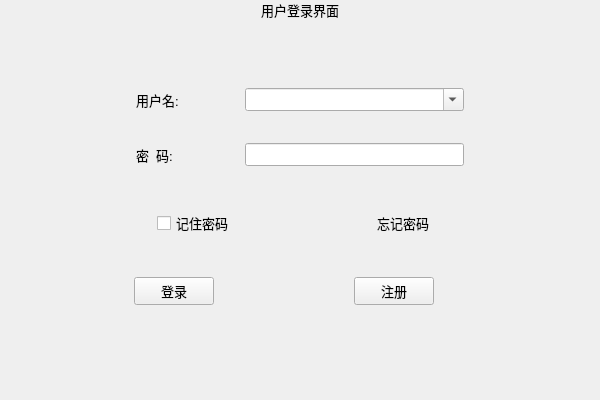
<?xml version="1.0" encoding="UTF-8"?>
<ui version="4.0">
 <class>ui_login</class>
 <widget class="QMainWindow" name="ui_login">
  <property name="geometry">
   <rect>
    <x>0</x>
    <y>0</y>
    <width>600</width>
    <height>400</height>
   </rect>
  </property>
  <property name="font">
   <font>
    <pointsize>10</pointsize>
   </font>
  </property>
  <property name="focusPolicy">
   <enum>Qt::StrongFocus</enum>
  </property>
  <property name="contextMenuPolicy">
   <enum>Qt::NoContextMenu</enum>
  </property>
  <property name="windowTitle">
   <string>指示灯识别监控系统</string>
  </property>
  <widget class="QWidget" name="centralwidget">
   <layout class="QVBoxLayout" name="verticalLayout_2" stretch="1,1,30">
    <property name="spacing">
     <number>0</number>
    </property>
    <property name="leftMargin">
     <number>0</number>
    </property>
    <property name="topMargin">
     <number>0</number>
    </property>
    <property name="rightMargin">
     <number>0</number>
    </property>
    <property name="bottomMargin">
     <number>0</number>
    </property>
    <item>
     <widget class="QWidget" name="ui_login_title_widget" native="true">
      <property name="layoutDirection">
       <enum>Qt::LeftToRight</enum>
      </property>
      <layout class="QHBoxLayout" name="horizontalLayout" stretch="4,2,4">
       <property name="spacing">
        <number>0</number>
       </property>
       <property name="leftMargin">
        <number>0</number>
       </property>
       <property name="topMargin">
        <number>0</number>
       </property>
       <property name="rightMargin">
        <number>0</number>
       </property>
       <property name="bottomMargin">
        <number>0</number>
       </property>
       <item>
        <spacer name="horizontalSpacer">
         <property name="orientation">
          <enum>Qt::Horizontal</enum>
         </property>
         <property name="sizeHint" stdset="0">
          <size>
           <width>118</width>
           <height>18</height>
          </size>
         </property>
        </spacer>
       </item>
       <item>
        <widget class="QLabel" name="ui_login_title_lab">
         <property name="font">
          <font>
           <pointsize>10</pointsize>
          </font>
         </property>
         <property name="text">
          <string>用户登录界面</string>
         </property>
         <property name="alignment">
          <set>Qt::AlignCenter</set>
         </property>
        </widget>
       </item>
       <item>
        <spacer name="horizontalSpacer_2">
         <property name="orientation">
          <enum>Qt::Horizontal</enum>
         </property>
         <property name="sizeHint" stdset="0">
          <size>
           <width>222</width>
           <height>20</height>
          </size>
         </property>
        </spacer>
       </item>
      </layout>
     </widget>
    </item>
    <item>
     <spacer name="verticalSpacer_5">
      <property name="orientation">
       <enum>Qt::Vertical</enum>
      </property>
      <property name="sizeHint" stdset="0">
       <size>
        <width>20</width>
        <height>20</height>
       </size>
      </property>
     </spacer>
    </item>
    <item>
     <widget class="QWidget" name="ui_login_main_widget" native="true">
      <layout class="QHBoxLayout" name="horizontalLayout_7" stretch="1,20,1">
       <property name="spacing">
        <number>0</number>
       </property>
       <property name="leftMargin">
        <number>0</number>
       </property>
       <property name="topMargin">
        <number>0</number>
       </property>
       <property name="rightMargin">
        <number>0</number>
       </property>
       <property name="bottomMargin">
        <number>0</number>
       </property>
       <item>
        <spacer name="horizontalSpacer_15">
         <property name="orientation">
          <enum>Qt::Horizontal</enum>
         </property>
         <property name="sizeHint" stdset="0">
          <size>
           <width>24</width>
           <height>20</height>
          </size>
         </property>
        </spacer>
       </item>
       <item>
        <widget class="QWidget" name="ui_login_widget" native="true">
         <property name="autoFillBackground">
          <bool>false</bool>
         </property>
         <layout class="QVBoxLayout" name="verticalLayout" stretch="2,1,4,4,1,4,1,4,6">
          <property name="spacing">
           <number>0</number>
          </property>
          <property name="leftMargin">
           <number>0</number>
          </property>
          <property name="topMargin">
           <number>0</number>
          </property>
          <property name="rightMargin">
           <number>0</number>
          </property>
          <property name="bottomMargin">
           <number>0</number>
          </property>
          <item>
           <widget class="QWidget" name="ui_login_comment_widget" native="true">
            <layout class="QHBoxLayout" name="horizontalLayout_6" stretch="1,10,1">
             <property name="spacing">
              <number>0</number>
             </property>
             <property name="leftMargin">
              <number>0</number>
             </property>
             <property name="topMargin">
              <number>0</number>
             </property>
             <property name="rightMargin">
              <number>0</number>
             </property>
             <property name="bottomMargin">
              <number>0</number>
             </property>
             <item>
              <spacer name="horizontalSpacer_7">
               <property name="orientation">
                <enum>Qt::Horizontal</enum>
               </property>
               <property name="sizeHint" stdset="0">
                <size>
                 <width>43</width>
                 <height>20</height>
                </size>
               </property>
              </spacer>
             </item>
             <item>
              <widget class="QLabel" name="ui_login_comment_lab">
               <property name="font">
                <font>
                 <pointsize>10</pointsize>
                 <weight>75</weight>
                 <bold>true</bold>
                </font>
               </property>
               <property name="text">
                <string/>
               </property>
               <property name="alignment">
                <set>Qt::AlignCenter</set>
               </property>
              </widget>
             </item>
             <item>
              <spacer name="horizontalSpacer_14">
               <property name="orientation">
                <enum>Qt::Horizontal</enum>
               </property>
               <property name="sizeHint" stdset="0">
                <size>
                 <width>42</width>
                 <height>20</height>
                </size>
               </property>
              </spacer>
             </item>
            </layout>
           </widget>
          </item>
          <item>
           <spacer name="verticalSpacer_6">
            <property name="orientation">
             <enum>Qt::Vertical</enum>
            </property>
            <property name="sizeHint" stdset="0">
             <size>
              <width>20</width>
              <height>10</height>
             </size>
            </property>
           </spacer>
          </item>
          <item>
           <widget class="QWidget" name="ui_login_username_widget" native="true">
            <layout class="QHBoxLayout" name="horizontalLayout_2" stretch="2,2,4,2">
             <property name="spacing">
              <number>0</number>
             </property>
             <property name="leftMargin">
              <number>0</number>
             </property>
             <property name="topMargin">
              <number>0</number>
             </property>
             <property name="rightMargin">
              <number>0</number>
             </property>
             <property name="bottomMargin">
              <number>0</number>
             </property>
             <item>
              <spacer name="horizontalSpacer_3">
               <property name="orientation">
                <enum>Qt::Horizontal</enum>
               </property>
               <property name="sizeHint" stdset="0">
                <size>
                 <width>47</width>
                 <height>20</height>
                </size>
               </property>
              </spacer>
             </item>
             <item>
              <widget class="QLabel" name="ui_login_username_lab">
               <property name="text">
                <string>用户名:</string>
               </property>
              </widget>
             </item>
             <item>
              <widget class="QComboBox" name="ui_username_cmbox">
               <property name="editable">
                <bool>true</bool>
               </property>
               <property name="currentText">
                <string/>
               </property>
               <property name="maxCount">
                <number>20</number>
               </property>
               <property name="insertPolicy">
                <enum>QComboBox::InsertAtBottom</enum>
               </property>
              </widget>
             </item>
             <item>
              <spacer name="horizontalSpacer_5">
               <property name="orientation">
                <enum>Qt::Horizontal</enum>
               </property>
               <property name="sizeHint" stdset="0">
                <size>
                 <width>40</width>
                 <height>20</height>
                </size>
               </property>
              </spacer>
             </item>
            </layout>
           </widget>
          </item>
          <item>
           <widget class="QWidget" name="ui_login_password_widget" native="true">
            <property name="toolTipDuration">
             <number>-1</number>
            </property>
            <layout class="QHBoxLayout" name="horizontalLayout_3" stretch="2,2,4,2">
             <property name="spacing">
              <number>0</number>
             </property>
             <property name="leftMargin">
              <number>0</number>
             </property>
             <property name="topMargin">
              <number>0</number>
             </property>
             <property name="rightMargin">
              <number>0</number>
             </property>
             <property name="bottomMargin">
              <number>0</number>
             </property>
             <item>
              <spacer name="horizontalSpacer_6">
               <property name="orientation">
                <enum>Qt::Horizontal</enum>
               </property>
               <property name="sizeHint" stdset="0">
                <size>
                 <width>40</width>
                 <height>20</height>
                </size>
               </property>
              </spacer>
             </item>
             <item>
              <widget class="QLabel" name="ui_login_passwd_lab">
               <property name="text">
                <string>密  码: </string>
               </property>
              </widget>
             </item>
             <item>
              <widget class="QLineEdit" name="ui_login_passwd_edt">
               <property name="sizePolicy">
                <sizepolicy hsizetype="Preferred" vsizetype="Fixed">
                 <horstretch>0</horstretch>
                 <verstretch>0</verstretch>
                </sizepolicy>
               </property>
               <property name="font">
                <font>
                 <pointsize>10</pointsize>
                 <weight>50</weight>
                 <bold>false</bold>
                </font>
               </property>
               <property name="maxLength">
                <number>32784</number>
               </property>
               <property name="echoMode">
                <enum>QLineEdit::Password</enum>
               </property>
              </widget>
             </item>
             <item>
              <spacer name="horizontalSpacer_8">
               <property name="orientation">
                <enum>Qt::Horizontal</enum>
               </property>
               <property name="sizeHint" stdset="0">
                <size>
                 <width>40</width>
                 <height>20</height>
                </size>
               </property>
              </spacer>
             </item>
            </layout>
           </widget>
          </item>
          <item>
           <spacer name="verticalSpacer_3">
            <property name="orientation">
             <enum>Qt::Vertical</enum>
            </property>
            <property name="sizeHint" stdset="0">
             <size>
              <width>20</width>
              <height>10</height>
             </size>
            </property>
           </spacer>
          </item>
          <item>
           <widget class="QWidget" name="ui_login_passwdinfo_widget" native="true">
            <layout class="QHBoxLayout" name="horizontalLayout_4" stretch="2,1,2,1,2">
             <property name="spacing">
              <number>0</number>
             </property>
             <property name="leftMargin">
              <number>0</number>
             </property>
             <property name="topMargin">
              <number>0</number>
             </property>
             <property name="rightMargin">
              <number>0</number>
             </property>
             <property name="bottomMargin">
              <number>0</number>
             </property>
             <item>
              <spacer name="horizontalSpacer_9">
               <property name="orientation">
                <enum>Qt::Horizontal</enum>
               </property>
               <property name="sizeHint" stdset="0">
                <size>
                 <width>46</width>
                 <height>20</height>
                </size>
               </property>
              </spacer>
             </item>
             <item>
              <widget class="QCheckBox" name="ui_login_rmbpasswd_ckBox">
               <property name="text">
                <string>记住密码</string>
               </property>
              </widget>
             </item>
             <item>
              <spacer name="horizontalSpacer_10">
               <property name="orientation">
                <enum>Qt::Horizontal</enum>
               </property>
               <property name="sizeHint" stdset="0">
                <size>
                 <width>46</width>
                 <height>20</height>
                </size>
               </property>
              </spacer>
             </item>
             <item>
              <widget class="QPushButton" name="ui_login_fgtpasswd_btn">
               <property name="enabled">
                <bool>true</bool>
               </property>
               <property name="focusPolicy">
                <enum>Qt::StrongFocus</enum>
               </property>
               <property name="autoFillBackground">
                <bool>false</bool>
               </property>
               <property name="text">
                <string>忘记密码</string>
               </property>
               <property name="autoDefault">
                <bool>false</bool>
               </property>
               <property name="flat">
                <bool>true</bool>
               </property>
              </widget>
             </item>
             <item>
              <spacer name="horizontalSpacer_11">
               <property name="orientation">
                <enum>Qt::Horizontal</enum>
               </property>
               <property name="sizeHint" stdset="0">
                <size>
                 <width>46</width>
                 <height>20</height>
                </size>
               </property>
              </spacer>
             </item>
            </layout>
           </widget>
          </item>
          <item>
           <spacer name="verticalSpacer_2">
            <property name="orientation">
             <enum>Qt::Vertical</enum>
            </property>
            <property name="sizeHint" stdset="0">
             <size>
              <width>20</width>
              <height>9</height>
             </size>
            </property>
           </spacer>
          </item>
          <item>
           <widget class="QWidget" name="ui_login_btn_widget" native="true">
            <layout class="QHBoxLayout" name="horizontalLayout_5" stretch="0,2,4,2,4">
             <property name="spacing">
              <number>0</number>
             </property>
             <property name="leftMargin">
              <number>0</number>
             </property>
             <property name="topMargin">
              <number>0</number>
             </property>
             <property name="rightMargin">
              <number>0</number>
             </property>
             <property name="bottomMargin">
              <number>0</number>
             </property>
             <item>
              <spacer name="horizontalSpacer_12">
               <property name="orientation">
                <enum>Qt::Horizontal</enum>
               </property>
               <property name="sizeHint" stdset="0">
                <size>
                 <width>107</width>
                 <height>20</height>
                </size>
               </property>
              </spacer>
             </item>
             <item>
              <widget class="QPushButton" name="ui_login_login_btn">
               <property name="text">
                <string>登录</string>
               </property>
              </widget>
             </item>
             <item>
              <spacer name="horizontalSpacer_4">
               <property name="orientation">
                <enum>Qt::Horizontal</enum>
               </property>
               <property name="sizeHint" stdset="0">
                <size>
                 <width>40</width>
                 <height>20</height>
                </size>
               </property>
              </spacer>
             </item>
             <item>
              <widget class="QPushButton" name="ui_login_register_btn">
               <property name="text">
                <string>注册</string>
               </property>
              </widget>
             </item>
             <item>
              <spacer name="horizontalSpacer_13">
               <property name="orientation">
                <enum>Qt::Horizontal</enum>
               </property>
               <property name="sizeHint" stdset="0">
                <size>
                 <width>107</width>
                 <height>20</height>
                </size>
               </property>
              </spacer>
             </item>
            </layout>
           </widget>
          </item>
          <item>
           <spacer name="verticalSpacer">
            <property name="orientation">
             <enum>Qt::Vertical</enum>
            </property>
            <property name="sizeHint" stdset="0">
             <size>
              <width>20</width>
              <height>74</height>
             </size>
            </property>
           </spacer>
          </item>
         </layout>
        </widget>
       </item>
       <item>
        <spacer name="horizontalSpacer_16">
         <property name="orientation">
          <enum>Qt::Horizontal</enum>
         </property>
         <property name="sizeHint" stdset="0">
          <size>
           <width>24</width>
           <height>20</height>
          </size>
         </property>
        </spacer>
       </item>
      </layout>
     </widget>
    </item>
   </layout>
  </widget>
 </widget>
 <resources/>
 <connections/>
</ui>
